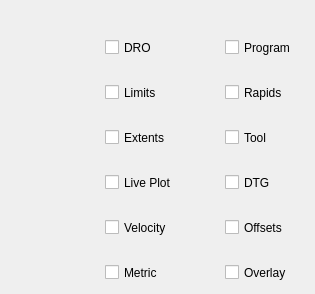
      <widget class="QWidget" name="tab_16">
       <attribute name="title">
        <string>Plotter</string>
       </attribute>
       <widget class="QCheckBox" name="view_live_plot_cb">
        <property name="geometry">
         <rect>
          <x>105</x>
          <y>170</y>
          <width>81</width>
          <height>25</height>
         </rect>
        </property>
        <property name="text">
         <string>Live Plot</string>
        </property>
        <property name="checked">
         <bool>false</bool>
        </property>
       </widget>
       <widget class="QCheckBox" name="view_program_cb">
        <property name="geometry">
         <rect>
          <x>225</x>
          <y>35</y>
          <width>81</width>
          <height>25</height>
         </rect>
        </property>
        <property name="text">
         <string>Program</string>
        </property>
        <property name="checkable">
         <bool>true</bool>
        </property>
        <property name="checked">
         <bool>false</bool>
        </property>
       </widget>
       <widget class="QCheckBox" name="view_offsets_cb">
        <property name="geometry">
         <rect>
          <x>225</x>
          <y>215</y>
          <width>81</width>
          <height>25</height>
         </rect>
        </property>
        <property name="text">
         <string>Offsets</string>
        </property>
        <property name="checkable">
         <bool>true</bool>
        </property>
        <property name="checked">
         <bool>false</bool>
        </property>
       </widget>
       <widget class="QCheckBox" name="view_rapids_cb">
        <property name="geometry">
         <rect>
          <x>225</x>
          <y>80</y>
          <width>81</width>
          <height>25</height>
         </rect>
        </property>
        <property name="text">
         <string>Rapids</string>
        </property>
        <property name="checkable">
         <bool>true</bool>
        </property>
        <property name="checked">
         <bool>false</bool>
        </property>
       </widget>
       <widget class="QCheckBox" name="view_limits_cb">
        <property name="geometry">
         <rect>
          <x>105</x>
          <y>80</y>
          <width>81</width>
          <height>25</height>
         </rect>
        </property>
        <property name="text">
         <string>Limits</string>
        </property>
        <property name="checked">
         <bool>false</bool>
        </property>
       </widget>
       <widget class="QCheckBox" name="view_extents_option_cb">
        <property name="geometry">
         <rect>
          <x>105</x>
          <y>125</y>
          <width>81</width>
          <height>25</height>
         </rect>
        </property>
        <property name="text">
         <string>Extents</string>
        </property>
        <property name="checked">
         <bool>false</bool>
        </property>
       </widget>
       <widget class="QCheckBox" name="view_metric_units_cb">
        <property name="geometry">
         <rect>
          <x>105</x>
          <y>260</y>
          <width>81</width>
          <height>25</height>
         </rect>
        </property>
        <property name="text">
         <string>Metric</string>
        </property>
        <property name="checked">
         <bool>false</bool>
        </property>
       </widget>
       <widget class="QCheckBox" name="view_tool_cb">
        <property name="geometry">
         <rect>
          <x>225</x>
          <y>125</y>
          <width>81</width>
          <height>25</height>
         </rect>
        </property>
        <property name="text">
         <string>Tool</string>
        </property>
        <property name="checkable">
         <bool>true</bool>
        </property>
        <property name="checked">
         <bool>false</bool>
        </property>
       </widget>
       <widget class="QCheckBox" name="view_dtg_cb">
        <property name="geometry">
         <rect>
          <x>225</x>
          <y>170</y>
          <width>81</width>
          <height>25</height>
         </rect>
        </property>
        <property name="text">
         <string>DTG</string>
        </property>
        <property name="checkable">
         <bool>true</bool>
        </property>
        <property name="checked">
         <bool>false</bool>
        </property>
       </widget>
       <widget class="QCheckBox" name="view_overlay_cb">
        <property name="geometry">
         <rect>
          <x>225</x>
          <y>260</y>
          <width>81</width>
          <height>25</height>
         </rect>
        </property>
        <property name="text">
         <string>Overlay</string>
        </property>
        <property name="checkable">
         <bool>true</bool>
        </property>
        <property name="checked">
         <bool>false</bool>
        </property>
       </widget>
       <widget class="QCheckBox" name="view_velocity_cb">
        <property name="geometry">
         <rect>
          <x>105</x>
          <y>215</y>
          <width>81</width>
          <height>25</height>
         </rect>
        </property>
        <property name="text">
         <string>Velocity</string>
        </property>
        <property name="checked">
         <bool>false</bool>
        </property>
       </widget>
       <widget class="QCheckBox" name="view_dro_cb">
        <property name="geometry">
         <rect>
          <x>105</x>
          <y>35</y>
          <width>81</width>
          <height>25</height>
         </rect>
        </property>
        <property name="text">
         <string>DRO</string>
        </property>
       </widget>
      </widget>
